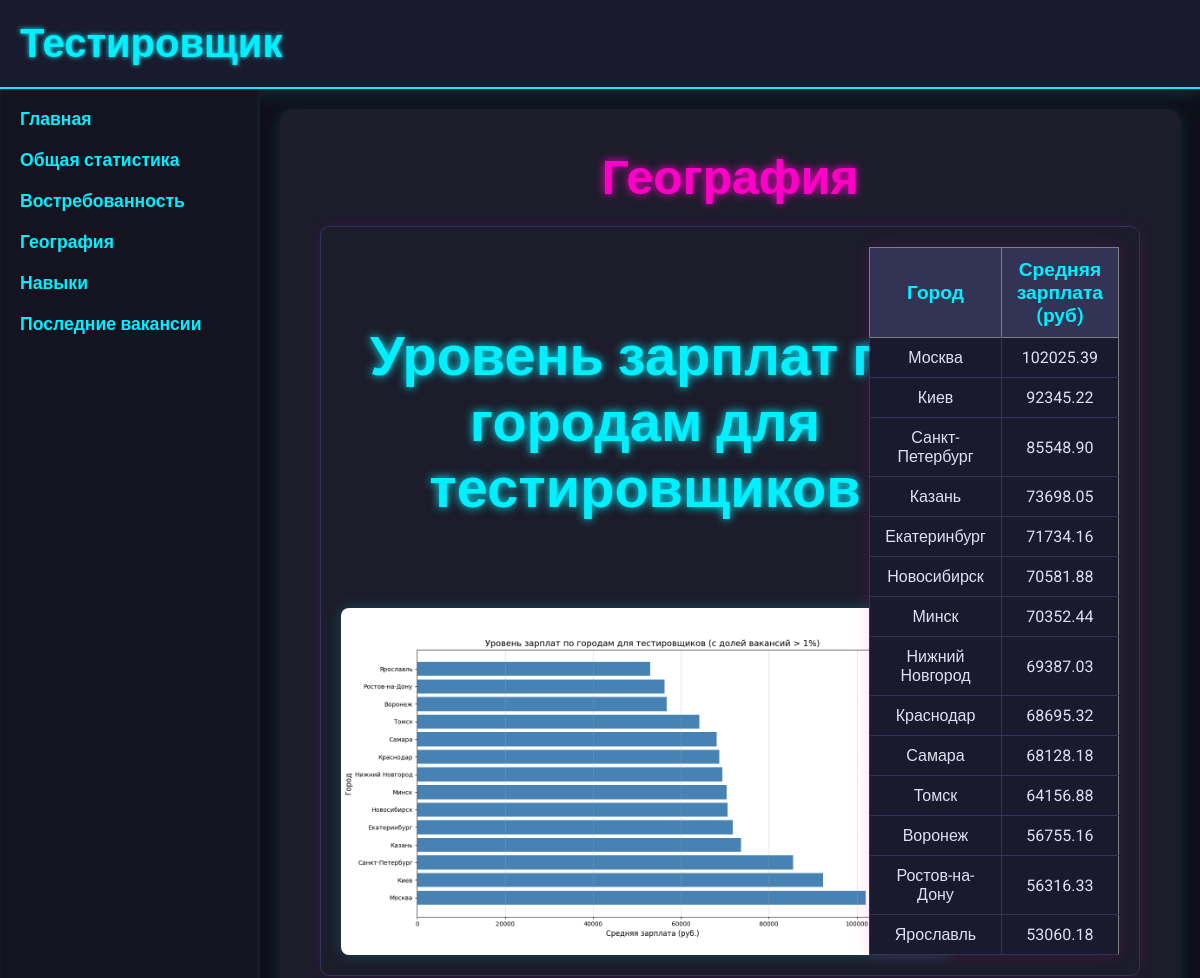
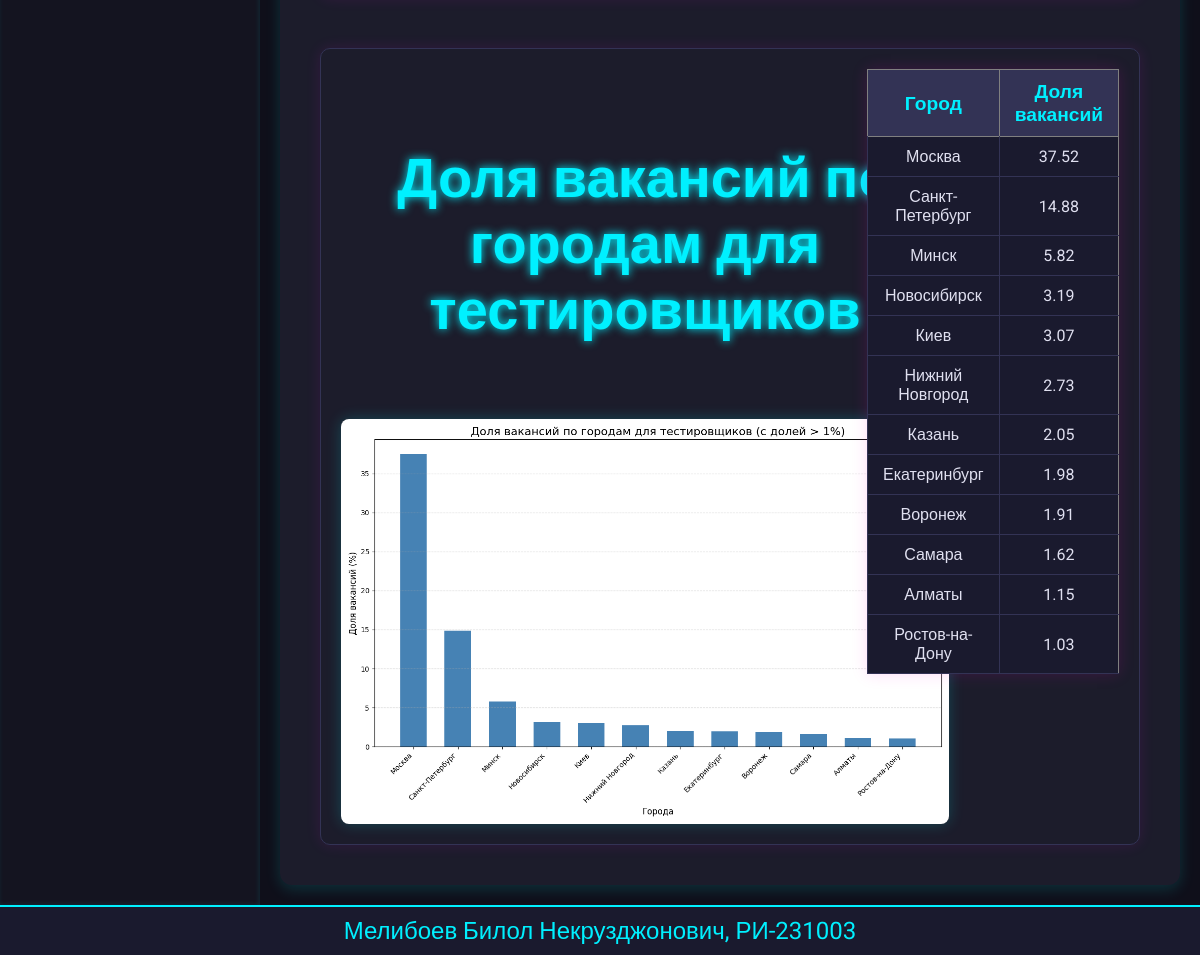
/geography, run on the app's committed database (2 pictures, top to bottom).
### main/models.py (models this page shows, shortened)
class GeneralStatistics(models.Model):
    title = models.CharField(max_length=255, verbose_name="Заголовок")
    description = models.TextField(blank=True, verbose_name="Описание")
    class Meta:
        verbose_name = "Статистика"
        verbose_name_plural = "Статистика"

class StatisticsSection(models.Model):
    general_statistics = models.ForeignKey(
        GeneralStatistics,
        on_delete=models.CASCADE,
        related_name='sections',
        verbose_name="Общая статистика"
    )
    title = models.CharField(max_length=255, verbose_name="Раздел")
    table_html = models.TextField(verbose_name="HTML таблица(текстом)")
    graph = models.ImageField(upload_to='statistics/graphs/', verbose_name="График")
    class Meta:
        verbose_name = "Раздел статистики"
        verbose_name_plural = "Разделы статистики"

### main/views.py (the view)
# urls.py: path('geography', views.geograph_view, name='geography'),
def geograph_view(request):
    geography = GeneralStatistics.objects.get(id=3)
    sections = geography.sections.all()
    return render(request, 'main/geography.html', {
        'sections': sections
    })

### main/templates/main/geography.html (shortened to what this page needs)
{% extends 'main/base.html' %}
{% block content %}
<h2>География</h2>
<div class="parent">
    <div class="container-stat">
      <div class="left">
        <h3>{{ sections.0.title }}</h3>
        <img src="{{ sections.0.graph.url }}" />
      </div>
      <div class="right">
        <div class="statistics">
          {{ sections.0.table_html|safe }}
        </div>
      </div>
    </div>
    <div class="container-stat">
      <div class="left">
        <h3>{{ sections.1.title }}</h3>
        <img src="{{ sections.1.graph.url }}" />
      </div>
      <div class="right">
        <div class="statistics">
          {{ sections.1.table_html|safe }}
        </div>
      </div>
    </div>
</div>
{% endblock %}

### main/static/main/css/style.css (style rules this page uses)
body { font-family: 'Roboto', sans-serif; margin: 0; padding: 0; display: flex; flex-direction: column; min-height: 100vh; background-color: #0f0f1a; color: #e0e0f0; }
main h2 { text-align: center; font-size: 3em; margin-bottom: 20px; margin-top: 0; color: #ff00c8; text-shadow: 0 0 10px #ff00c8; }
.statistics { display: flex; justify-content: space-between; align-items: flex-start; gap: 20px; }
.statistics table { width: 100%; border-collapse: collapse; background-color: #222233; box-shadow: 0 0 15px rgba(255, 0, 200, 0.15); }
.statistics th, .statistics td { padding: 10px 15px; text-align: center; }
.statistics th { background-color: #333355; color: #00f0ff; font-weight: bold; font-size: 1.2em; }
.statistics td { background-color: #1a1a2e; border-bottom: 1px solid #333355; border-left: 1px solid #333355; }
.left img { width: 100%; height: auto; border-radius: 8px; box-shadow: 0 0 15px rgba(0, 255, 255, 0.2); transition: transform 0.3s; margin-top: auto; }
.container-stat { display: flex; justify-content: space-between; gap: 30px; margin: 50px 0; border: 1px solid #333355; border-radius: 10px; padding: 20px; box-shadow: 0 0 15px rgba(255, 0, 255, 0.1); }
.parent .container-stat:first-child { margin-top: 0; }
.container-stat:last-child { margin-bottom: 0; }
.container-stat .left { width: 80%; }
.container-stat .right { width: 18%; }
.left { display: flex; flex-direction: column; align-items: center; }
.right { display: flex; justify-content: flex-end; }
.left h3 { text-align: center; font-size: 3.5em; padding: 20px 0; color: #00f0ff; text-shadow: 0 0 10px #00f0ff; }

### data on the page
GeneralStatistics: id.title "Уровень зарплат по городам для тестировщиков"
StatisticsSection: general_statistics+graph (picture), general_statistics+table_html "Город Средняя зарплата (руб) Москва 102025.39 Киев 92345.22 Санкт-Петербург 85548.90 Казань 73698.05 Екатеринбург 71734.16 Новосибирск 70581.88 Минск 70352.44 Нижний Новгород 69387.03 Краснодар 68695.32 Самара 68128.18 Томск 64156.88 Воронеж 56755.16 Ростов-на-Дону 56316.33 Ярославль 53060.18"
StatisticsSection: general_statistics+title "Доля вакансий по городам для тестировщиков", general_statistics+graph (picture), general_statistics+table_html "Город Доля вакансий Москва 37.52 Санкт-Петербург 14.88 Минск 5.82 Новосибирск 3.19 Киев 3.07 Нижний Новгород 2.73 Казань 2.05 Екатеринбург 1.98 Воронеж 1.91 Самара 1.62 Алматы 1.15 Ростов-на-Дону 1.03"
